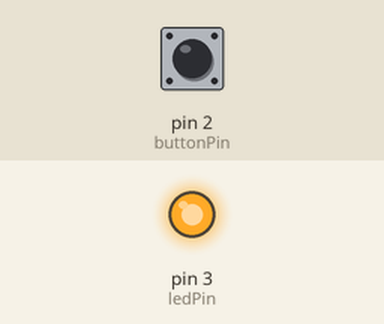
The sketch below on a simulated Arduino Uno, built with avr-gcc and run on an emulated ATmega328P. Parts: output pins drawn as LEDs (lit = HIGH). The test bench sets the inputs (shaded band); at power-on: pin 2 (buttonPin) LOW.

Above: at 1.2 s.
1.3 s: pin 2 (buttonPin) pulled HIGH for 0.15 s
At 2.5 s:
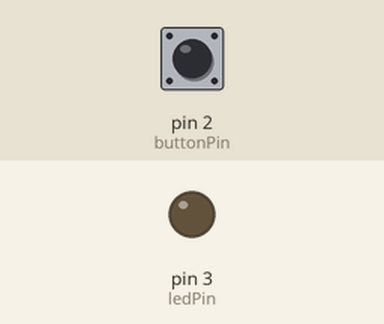
2.9 s: pin 2 (buttonPin) pulled HIGH for 1 s
At 3.7 s:
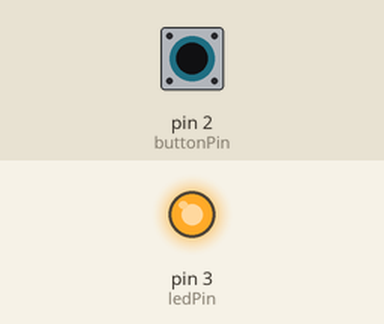
5.4 s: pin 2 (buttonPin) pulled HIGH for 3.2 s
At 6.9 s:
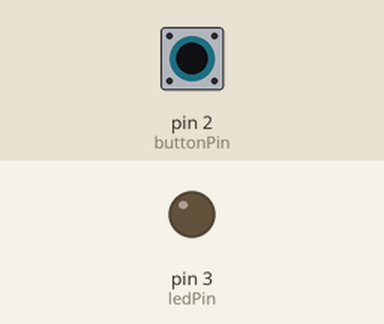
Timing chart, 0 to 8.4 s (numbered marks = the images above; inputs shaded):
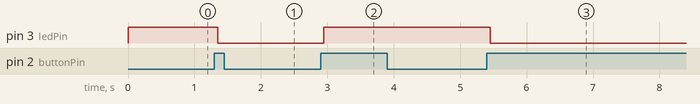

Measured:
- after the input at 1.3 s, pin 3 (ledPin): HIGH → LOW after 0.05 s
- after the input at 2.9 s, pin 3 (ledPin): LOW → HIGH after 0.05 s
- after the input at 5.4 s, pin 3 (ledPin): HIGH → LOW after 0.05 s

The sketch:

0513_DeBounce.ino
```cpp
const int buttonPin = 2;
const int ledPin = 3;

// Variables will change:
int ledState = HIGH;
int buttonState;
int lastButtonState = LOW;

unsigned long lastDebounceTime = 0;  // the last time the output pin was toggled
unsigned long debounceDelay = 50;    // the debounce time; increase if the output flickers

void setup() {
  pinMode(buttonPin, INPUT);
  pinMode(ledPin, OUTPUT);

  // set initial LED state
  digitalWrite(ledPin, ledState);
}

void loop() {
  int reading = digitalRead(buttonPin);

  if (reading != lastButtonState) {
    // 현재 상태가 바뀌었을 경우
    lastDebounceTime = millis();
    // 현재 시간을 기록한다
  }

  if ((millis() - lastDebounceTime) > debounceDelay) {
    // 이후현재 시간과 방금 시간의 차가 50ms 보다 클경우 진행토록 한다.
    // 즉 50ms이하의 바운스 현상을 방지하기 위함이다.
    // 이는 곧 순간적인 바운스 현상을 걸러내기 위함이다.
    if (reading != buttonState) {
      buttonState = reading;
      if (buttonState == HIGH) {
        ledState = !ledState;
      }
    }
  }
  digitalWrite(ledPin, ledState);
  // 입력에 따라 Low High를 설정한다.
  lastButtonState = reading;
  // 현재 상태를 기록한다.
}
```
